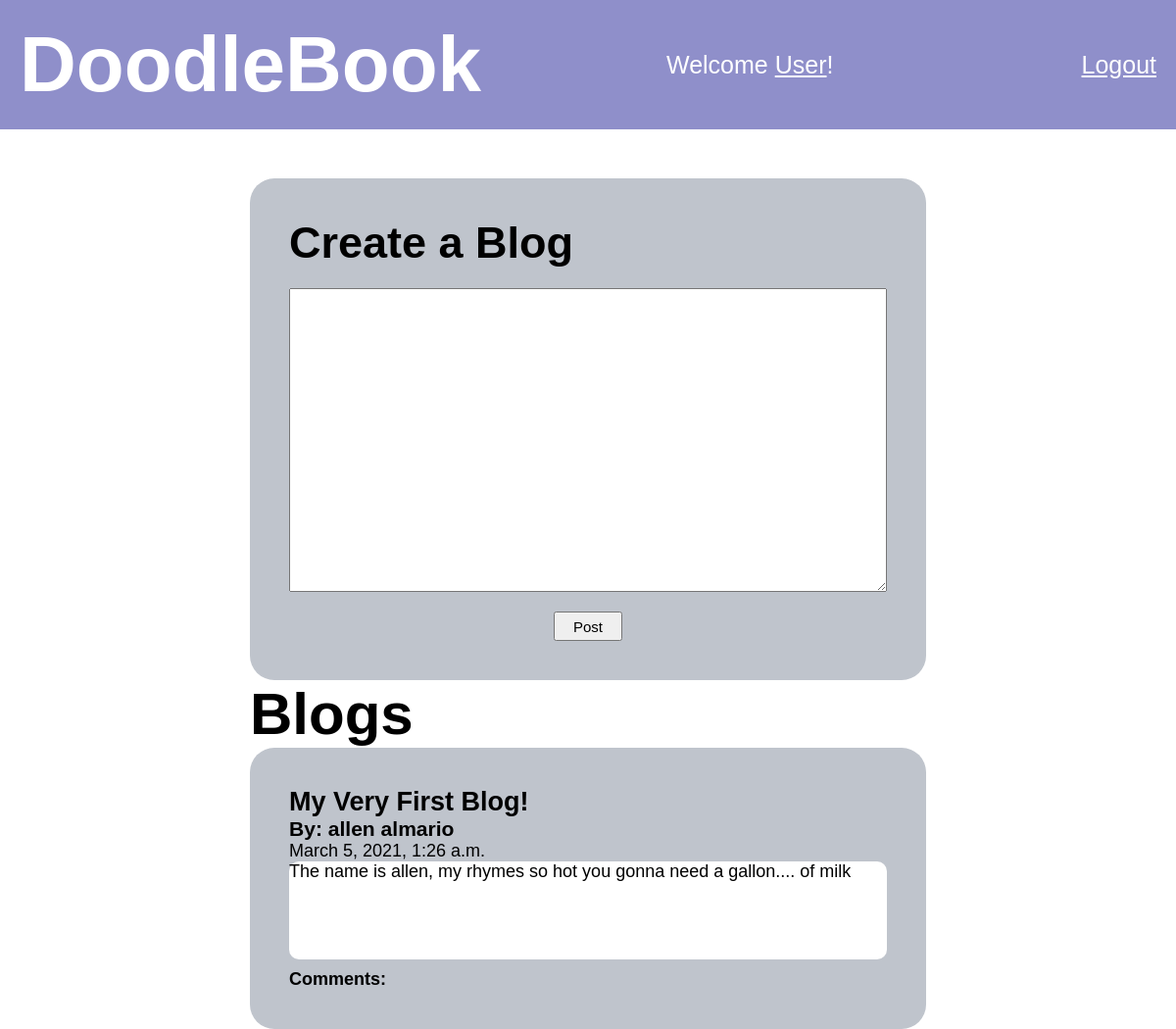
The app's page /dashboard, older data.
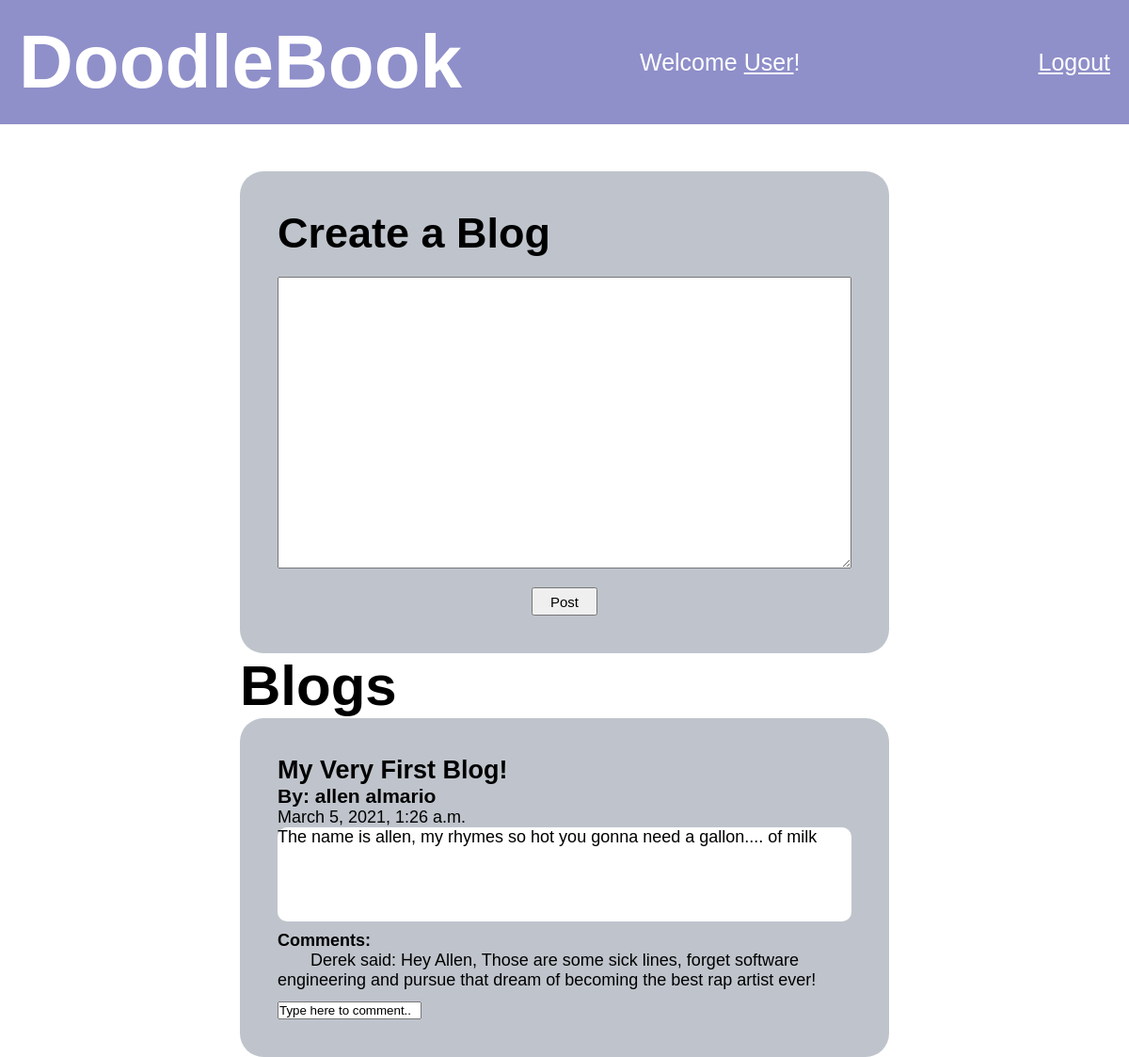
The same page, newer data.
### Doodle_App/models.py (models this page shows)
class Blog(models.Model):
    title = models.CharField(max_length=100)
    author = models.ForeignKey(User, related_name="blogs", on_delete = models.CASCADE)
    desc = models.TextField()
    privacy = models.IntegerField(default=0) # 0 is public, 1 is private
    created_at = models.DateTimeField(auto_now_add=True)
    updated_at = models.DateTimeField(auto_now=True)
    picture = models.ImageField(null=True)

class User(models.Model):
    first_name = models.CharField(max_length=30)
    last_name = models.CharField(max_length=40)
    email = models.CharField(max_length=70)
    password = models.CharField(max_length=100)
    bio = models.TextField(default="User Bio")
    user_level = models.IntegerField(default=0) # 0 is regular, 1 is admin
    created_at = models.DateTimeField(auto_now_add=True)
    updated_at = models.DateTimeField(auto_now=True)

class Comment(models.Model):
    posted_by = models.ForeignKey(User, related_name="user_comments", on_delete = models.CASCADE)
    posted_to = models.ForeignKey(Blog, related_name="blog_comments", on_delete = models.CASCADE)
    description = models.TextField(default="Comment")
    created_at = models.DateTimeField(auto_now_add=True)
    updated_at = models.DateTimeField(auto_now=True)

### Doodle_App/views.py (the view)
# urls.py: path('dashboard', views.dashboard),
def dashboard(request):
    context = {
        "users" : User.objects.all(),
        "blogs" : Blog.objects.all(),
        "comments" : Comment.objects.all(),
    }
    return render(request, 'dashboard.html', context)

### Doodle_App/templates/dashboard.html (shortened to what this page needs)
<!DOCTYPE html>
<html lang="en">
<head>
    {% load static %}
    <link rel="stylesheet" href="{% static 'css/dashboard.css' %}">
</head>
<header>
    <h1>DoodleBook</h1>
    <div class="nav">
        <p>Welcome <a href="">User</a>!</p>
        <a href="/logout">Logout</a>
    </div>
</header>
<body>
    <div class="container">
        <form action = "#" method = "POST">
            <h2>Create a Blog</h2>
            <textarea></textarea>
            <div class="submit">
                <input type="submit" value="Post">
            </div>
        </form>
    </div>
    <div class="blogs">
        <div>
            <h1>Blogs</h1>
            <div class = "bloginfo">
                {% for blog in blogs %}
                    <h2>{{blog.title}}</h2>
                    <div class = "name_created">
                        <h3>By: {{blog.author.first_name}} {{blog.author.last_name}}</h3>
                        <p>{{blog.created_at}}</p>
                    <p class = "description">{{blog.desc}}</p>
                {% endfor %}
                <h4>Comments:</h4>
                {% for comment in comments %}
                    <div class ="comment_section">
                        <p class = 'commenter'>{{comment.posted_by.first_name}} said:</p>
                        <p>Hey Allen, Those are some sick lines, forget software engineering and pursue that dream of becoming the best rap artist ever!</p>
                    </div>
                    <input class ="comment_here" type ="text" value="Type here to comment..">
                {% endfor %}
            </div>
        </div>
    </div>
</body>
</html>

Row changes from the older to the newer data that the page shows:
added Comment: posted_by.first_name "Derek"
